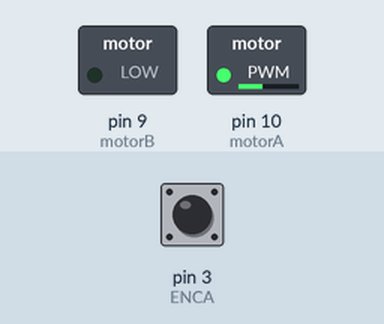
Simulated run of this sketch. Board: Arduino Uno, built with avr-gcc and run on an emulated ATmega328P. On the bench: switched loads named in the sketch (green lamp = pin HIGH). Inputs (shaded band) come from the test bench; at power-on: pin 3 (ENCA) HIGH. What the sketch prints to the serial monitor is not drawn.

Above: at 0.1 s.
Timing chart, 0 to 1.6 s (numbered marks = the images above):
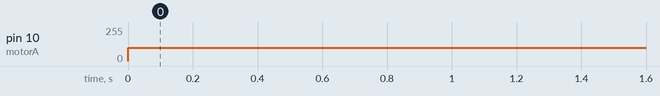

The sketch:

dc_motor_rpm.ino
```cpp
#define motorA 10
#define motorB 9
#define ENCA 3
#define ENCB 2

volatile long position = 0;
long oldPosition = 0;
unsigned long oldTime = 0;

void setup() {
  Serial.begin(9600);
  pinMode(motorA, OUTPUT);
  pinMode(motorB, OUTPUT);
  pinMode(ENCA, INPUT_PULLUP);
  pinMode(ENCB, INPUT_PULLUP);
  attachInterrupt(digitalPinToInterrupt(ENCA), readEncoder, RISING);
}

void loop() {
  analogWrite(motorA, 100);
  analogWrite(motorB, 0);

  unsigned long newTime = millis();
  long newPosition = position;

  // Calculate RPM
  long deltaPosition = newPosition - oldPosition;
  unsigned long deltaTime = newTime - oldTime;
  float rpm = (deltaPosition / 256.0) * (60000.0 / deltaTime); // Assuming 20 pulses per revolution

  Serial.print("RPM = ");
  Serial.println(rpm);

  oldPosition = newPosition;
  oldTime = newTime;

  delay(250);
}

void readEncoder() {
  int encBval = digitalRead(ENCB);
  if (encBval > 0) {
    position++;
  } else {
    position--;
  }
}
```

Measured:
- by itself, pin 10 (motorA): 0/255 → 100/255 at 0.00 s
